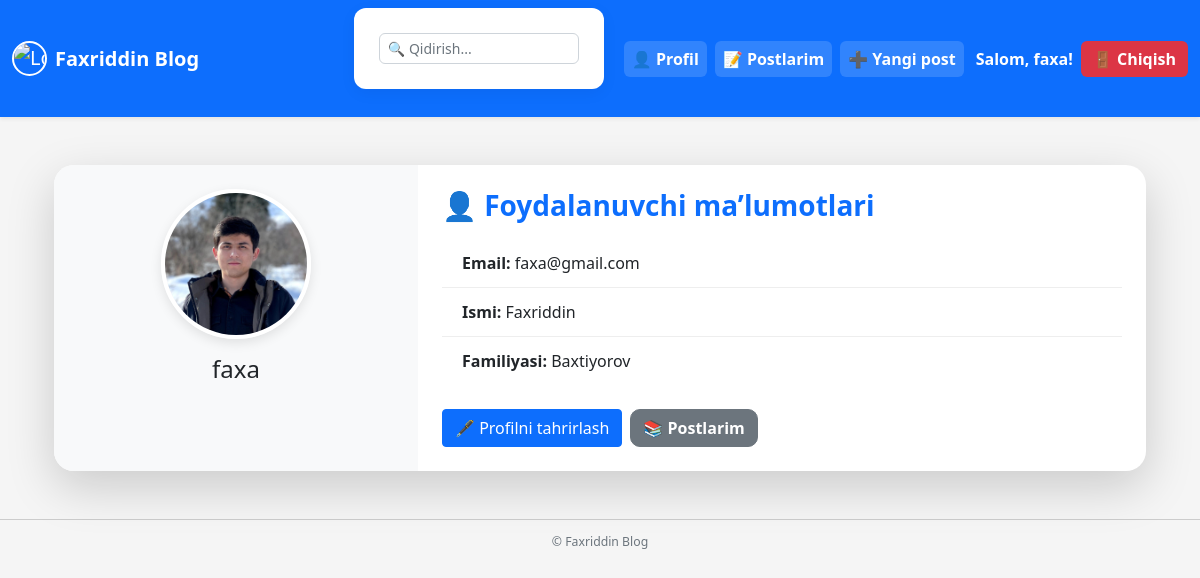
Page /accounts/profil/ (signed in) on the committed database.
### accounts/models.py (models this page shows, shortened)
class CustomUser(AbstractUser):
    age = models.PositiveIntegerField(null=True, blank=True)
    location = models.CharField(max_length=100, null=True, blank=True)
    profile_picture = models.ImageField(upload_to='profile_pics/', blank=True, null=True)

### accounts/views.py (the view)
# urls.py: path('profil/',Profilview.as_view(), name='profil_view'),
class Profilview(LoginRequiredMixin, DetailView):
    model = CustomUser
    template_name = 'profil_view.html'
    context_object_name = 'profile_user'
    def get_object(self, queryset=None):
        return self.request.user  # har doim hozirgi foydalanuvchini qaytaramiz

### templates/profil_view.html (shortened to what this page needs)
{% extends 'base.html' %}
{% load static %}
{% block content %}
<link rel="stylesheet" href="{% static 'css/profil_view.css' %}">
<div class="container mt-5">
  <div class="card profile-card shadow-lg border-0">
    <div class="row g-0">
      <div class="col-md-4 text-center p-4 bg-light rounded-start">
        {% if profile_user.profile_picture %}
          <img src="{{ profile_user.profile_picture.url }}"
               class="img-fluid rounded-circle profile-img"
               alt="Profil rasmi">
        {% else %}
          <img src="{% static 'img/default-profile.png' %}"
               class="img-fluid rounded-circle profile-img"
               alt="Default profil rasmi">
        {% endif %}
        <h4 class="mt-3">{{ profile_user.username }}</h4>
      </div>
      <div class="col-md-8 p-4">
        <h3 class="mb-3 text-primary">👤 Foydalanuvchi ma’lumotlari</h3>
        <ul class="list-group list-group-flush">
          <li class="list-group-item">
            <strong>Email:</strong> {{ profile_user.email }}
          </li>
          {% if profile_user.first_name %}
            <li class="list-group-item">
              <strong>Ismi:</strong> {{ profile_user.first_name }}
            </li>
          {% endif %}
          {% if profile_user.last_name %}
            <li class="list-group-item">
              <strong>Familiyasi:</strong> {{ profile_user.last_name }}
            </li>
          {% endif %}
        </ul>
        <div class="mt-4 d-flex flex-wrap gap-2">
          {% if request.user.pk == profile_user.pk %}
            <a href="{% url 'profil_edit' %}" class="btn btn-primary">
              🖋️ Profilni tahrirlash
            </a>
          {% endif %}
          <a href="{% url 'my_posts' %}" class="btn btn-secondary">
            📚 Postlarim
          </a>
        </div>
      </div>
    </div>
  </div>
</div>
{% endblock %}

### templates/base.html (shortened to what this page needs)
{% load static %}
<!DOCTYPE html>
<html lang="uz">
<head>
    <link href="https://cdn.jsdelivr.net/npm/bootstrap@5.0.2/dist/css/bootstrap.min.css" rel="stylesheet">
    <link rel="stylesheet" href="{% static 'css/base.css' %}">
</head>
<body>
<nav class="navbar navbar-expand-lg navbar-dark bg-primary shadow-sm">
    <div class="container-fluid">
        <a class="navbar-brand d-flex align-items-center" href="{% url 'article_list' %}">
            <img src="{% static 'img/me.jpg' %}" alt="Logo" width="35" height="35" class="rounded-circle me-2">
            <strong>Faxriddin Blog</strong>
        </a>
        <div class="collapse navbar-collapse justify-content-end" id="navbarNav">
            <form method="get" action="{% url 'article_list' %}" class="d-flex align-items-center me-3 position-relative" id="navbar-search-form">
                <input type="text" name="q" id="search-input" class="form-control form-control-sm" placeholder="🔍 Qidirish..." value="{{ request.GET.q }}">
            </form>
            {% if user.is_authenticated %}
            <ul class="navbar-nav align-items-center">
                <li class="nav-item">
                    <a class="nav-link nav-btn" href="{% url 'profil_view' %}">👤 Profil</a>
                </li>
                <li class="nav-item">
                    <a class="nav-link nav-btn" href="{% url 'my_posts' %}">📝 Postlarim</a>
                </li>
                <li class="nav-item">
                    <a class="nav-link nav-btn" href="{% url 'add_article' %}">➕ Yangi post</a>
                </li>
                <li class="nav-item text-white fw-bold mx-2">Salom, {{ user.username }}!</li>
                <li class="nav-item">
                    <form method="post" action="{% url 'logout' %}">
                        <button class="logout-red" type="submit">🚪 Chiqish</button>
                    </form>
                </li>
            </ul>
            {% else %}
            <ul class="navbar-nav">
                <li class="nav-item">
                    <a class="nav-link nav-btn" href="{% url 'login' %}">🔐 Kirish / Ro'yxatdan o'tish</a>
                </li>
            </ul>
            {% endif %}
        </div>
    </div>
</nav>
<div class="container mt-4">
    {% block content %}{% endblock %}
</div>
<footer class="text-center text-muted mt-5 mb-3">
    <small>&copy; {{ now.year }} Faxriddin Blog</small>
</footer>
</body>
</html>

### staticfiles/css/base.css (style rules this page uses)
body { font-family: 'Segoe UI', Tahoma, Geneva, Verdana, sans-serif; background-color: #f5f5f5; color: #212529; margin: 0; padding: 0; }
.nav-btn { background-color: rgba(255, 255, 255, 0.15); border-radius: 6px; padding: 6px 12px; margin: 0 4px; color: #ffffff !important; font-weight: 600; transition: all 0.3s ease-in-out; border: none; text-decoration: none; display: inline-block; }
.logout-red { background-color: #dc3545 !important; color: #fff !important; border-radius: 6px; padding: 6px 12px; font-weight: 600; border: none; display: inline-block; transition: all 0.3s ease-in-out; }
.navbar .nav-item form { display: inline; background: transparent !important; padding: 0; margin: 0; box-shadow: none; }
.navbar-brand img { border: 2px solid #ffffff; }
#navbar-search-form { width: 250px; position: relative; }
#navbar-search-form .form-control { padding-right: 25px; font-size: 14px; height: 30px; border-radius: 6px; }
form { background-color: #ffffff; padding: 25px; border-radius: 12px; box-shadow: 0 4px 16px rgba(0, 0, 0, 0.05); margin-bottom: 20px; }
footer { border-top: 1px solid #ccc; color: #888; padding-top: 10px; font-size: 14px; }

### staticfiles/css/profil_view.css (style rules this page uses)
.profile-img { width: 150px; height: 150px; object-fit: cover; border: 4px solid #fff; box-shadow: 0 4px 12px rgba(0, 0, 0, 0.1); }
.profile-card { border-radius: 20px; overflow: hidden; }
.list-group-item { font-size: 1rem; padding: 0.75rem 1.25rem; border: none; border-bottom: 1px solid #eee; background-color: transparent; }
.btn-secondary { font-weight: bold; border-radius: 10px; }
.text-primary { font-weight: 600; }

### rows in the picture
CustomUser: username "faxa", profile_picture (picture), email "faxa@gmail.com", first_name "Faxriddin", last_name "Baxtiyorov"
